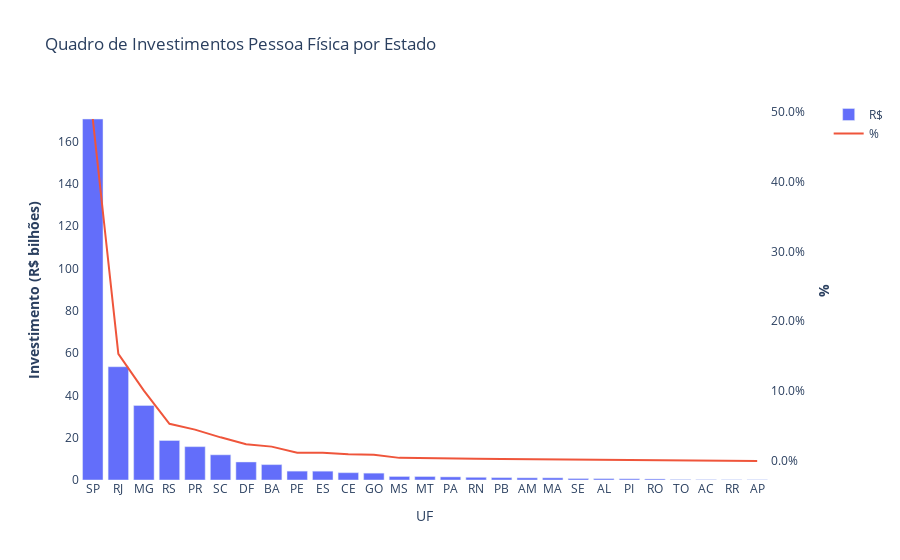

The notebook cell saved with this chart:
### Code cell
perfil_investidor_region_total = perfil_investidor_region_total.sort_values('valor', ascending=False)

# cria eixo secundario
fig = make_subplots(specs=[[{"secondary_y": True}]])

fig.add_trace(go.Bar(x=perfil_investidor_region_total.uf, y=perfil_investidor_region_total.valor, name="R$"),
                secondary_y=False)

fig.add_trace(go.Scatter(x=perfil_investidor_region_total.uf, y=perfil_investidor_region_total.percent, name="%"),
                secondary_y=True)

fig.update_layout(title_text="Quadro de Investimentos Pessoa Física por Estado",
                    xaxis_showgrid=False, yaxis_showgrid=False, plot_bgcolor='white')

fig.update_xaxes(title_text="UF")
fig.update_yaxes(title_text="<b>Investimento (R$ bilhões)</b>", secondary_y=False)
fig.update_yaxes(title_text="<b>%</b>", secondary_y=True, tickformat = ".1%")

#imagem estática para post no git
#fig.show('svg')

#imagem dinâmica
fig.show()

### Figure 1 — Plotly figure (JSON) as saved in the notebook; plotly's stock layout.template omitted (floating-point values rounded to 4 significant figures)
{"data": [{"name": "R$", "type": "bar", "x": ["SP", "RJ", "MG", "RS", "PR", "SC", "DF", "BA", "PE", "ES", "CE", "GO", "MS", "MT", "PA", "RN", "PB", "AM", "MA", "SE", "AL", "PI", "RO", "TO", "AC", "RR", "AP"], "xaxis": "x", "y": [170.5, 53.51, 35.21, 18.66, 15.76, 11.9, 8.512, 7.274, 4.193, 4.17, 3.453, 3.242, 1.669, 1.642, 1.467, 1.276, 1.125, 1.029, 1.024, 0.7069, 0.6389, 0.5679, 0.4946, 0.2402, 0.1576, 0.1104, 0.1088], "yaxis": "y"}, {"name": "%", "type": "scatter", "x": ["SP", "RJ", "MG", "RS", "PR", "SC", "DF", "BA", "PE", "ES", "CE", "GO", "MS", "MT", "PA", "RN", "PB", "AM", "MA", "SE", "AL", "PI", "RO", "TO", "AC", "RR", "AP"], "xaxis": "x", "y": [0.4891, 0.1535, 0.101, 0.05351, 0.04519, 0.03413, 0.02441, 0.02086, 0.01203, 0.01196, 0.009905, 0.009299, 0.004786, 0.004708, 0.004208, 0.003658, 0.003226, 0.002952, 0.002937, 0.002027, 0.001832, 0.001629, 0.001419, 0.0006888, 0.0004519, 0.0003166, 0.000312], "yaxis": "y2"}], "layout": {"plot_bgcolor": "white", "title": {"text": "Quadro de Investimentos Pessoa Física por Estado"}, "xaxis": {"anchor": "y", "domain": [0, 0.94], "showgrid": false, "title": {"text": "UF"}}, "yaxis": {"anchor": "x", "domain": [0, 1], "showgrid": false, "title": {"text": "<b>Investimento (R$ bilhões)</b>"}}, "yaxis2": {"anchor": "x", "overlaying": "y", "side": "right", "tickformat": ".1%", "title": {"text": "<b>%</b>"}}}}
